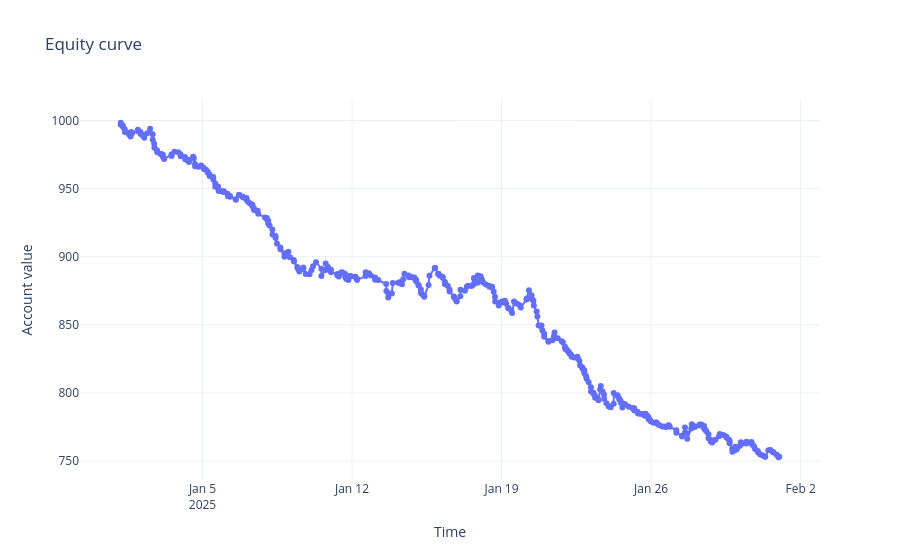
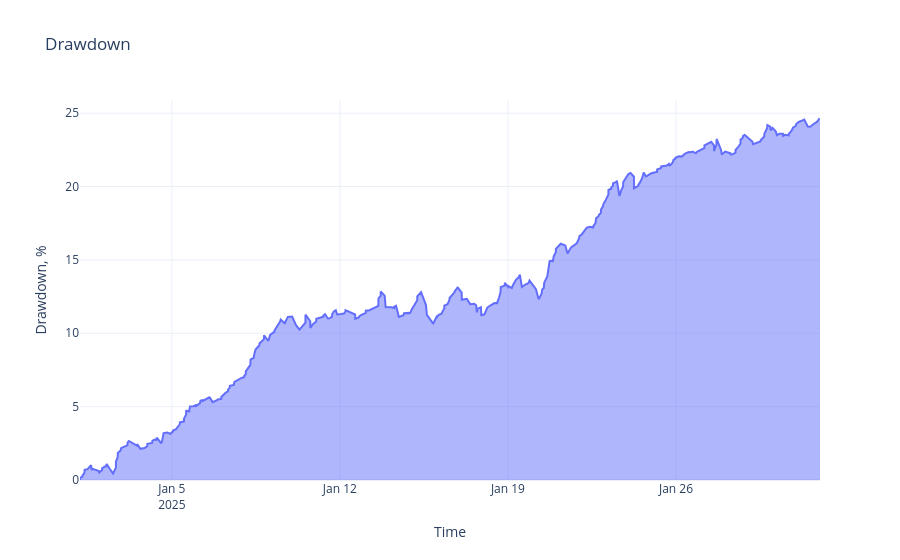
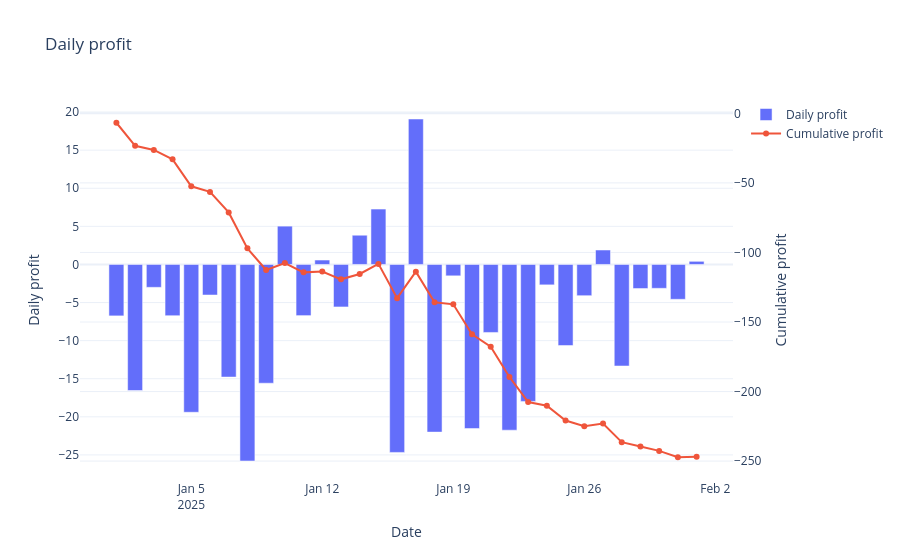
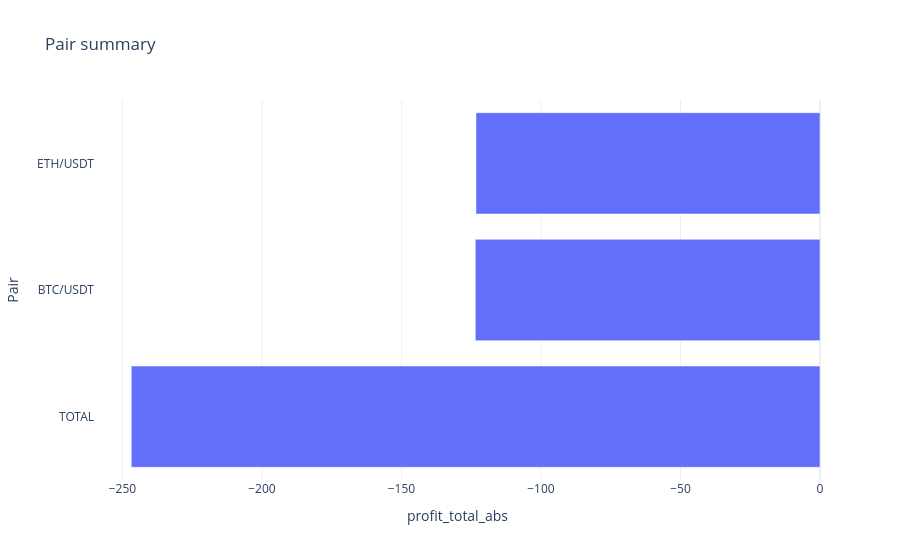

The cell these charts' notebook holds for them, in order:
### Markdown cell above
## 6. Visualize the backtest

### Code cell
dashboard["figures"]["equity"].show()
dashboard["figures"]["drawdown"].show()
dashboard["figures"]["daily_profit"].show()
dashboard["figures"]["pair_summary"].show()

### Figure 1 — Plotly figure (JSON) as saved in the notebook; plotly's stock layout.template omitted (floating-point values rounded to 4 significant figures; data arrays with more than 128 entries replaced by an {"elided": "..."} marker saying what was removed)
{"data": [{"mode": "lines+markers", "name": "Equity", "x": {"elided": "395 str values"}, "y": {"elided": "395 float values"}, "type": "scatter"}], "layout": {"title": {"text": "Equity curve"}, "xaxis": {"title": {"text": "Time"}}, "yaxis": {"title": {"text": "Account value"}}, "hovermode": "x unified"}}

### Figure 2 — Plotly figure (JSON) as saved in the notebook; plotly's stock layout.template omitted (floating-point values rounded to 4 significant figures; data arrays with more than 128 entries replaced by an {"elided": "..."} marker saying what was removed)
{"data": [{"fill": "tozeroy", "mode": "lines", "name": "Drawdown", "x": {"elided": "395 str values"}, "y": {"elided": "395 float values"}, "type": "scatter"}], "layout": {"title": {"text": "Drawdown"}, "xaxis": {"title": {"text": "Time"}}, "yaxis": {"title": {"text": "Drawdown, %"}}, "hovermode": "x unified"}}

### Figure 3 — Plotly figure (JSON) as saved in the notebook; plotly's stock layout.template omitted (floating-point values rounded to 4 significant figures)
{"data": [{"name": "Daily profit", "x": ["2025-01-01T00:00:00.000", "2025-01-02T00:00:00.000", "2025-01-03T00:00:00.000", "2025-01-04T00:00:00.000", "2025-01-05T00:00:00.000", "2025-01-06T00:00:00.000", "2025-01-07T00:00:00.000", "2025-01-08T00:00:00.000", "2025-01-09T00:00:00.000", "2025-01-10T00:00:00.000", "2025-01-11T00:00:00.000", "2025-01-12T00:00:00.000", "2025-01-13T00:00:00.000", "2025-01-14T00:00:00.000", "2025-01-15T00:00:00.000", "2025-01-16T00:00:00.000", "2025-01-17T00:00:00.000", "2025-01-18T00:00:00.000", "2025-01-19T00:00:00.000", "2025-01-20T00:00:00.000", "2025-01-21T00:00:00.000", "2025-01-22T00:00:00.000", "2025-01-23T00:00:00.000", "2025-01-24T00:00:00.000", "2025-01-25T00:00:00.000", "2025-01-26T00:00:00.000", "2025-01-27T00:00:00.000", "2025-01-28T00:00:00.000", "2025-01-29T00:00:00.000", "2025-01-30T00:00:00.000", "2025-01-31T00:00:00.000", "2025-02-01T00:00:00.000"], "y": [-6.753, -16.55, -3.006, -6.731, -19.41, -4.013, -14.78, -25.8, -15.59, 5.028, -6.717, 0.5794, -5.581, 3.835, 7.271, -24.67, 19.09, -22.01, -1.496, -21.54, -8.927, -21.75, -17.98, -2.68, -10.65, -4.102, 1.894, -13.33, -3.16, -3.134, -4.577, 0.4101], "type": "bar"}, {"mode": "lines+markers", "name": "Cumulative profit", "x": ["2025-01-01T00:00:00.000", "2025-01-02T00:00:00.000", "2025-01-03T00:00:00.000", "2025-01-04T00:00:00.000", "2025-01-05T00:00:00.000", "2025-01-06T00:00:00.000", "2025-01-07T00:00:00.000", "2025-01-08T00:00:00.000", "2025-01-09T00:00:00.000", "2025-01-10T00:00:00.000", "2025-01-11T00:00:00.000", "2025-01-12T00:00:00.000", "2025-01-13T00:00:00.000", "2025-01-14T00:00:00.000", "2025-01-15T00:00:00.000", "2025-01-16T00:00:00.000", "2025-01-17T00:00:00.000", "2025-01-18T00:00:00.000", "2025-01-19T00:00:00.000", "2025-01-20T00:00:00.000", "2025-01-21T00:00:00.000", "2025-01-22T00:00:00.000", "2025-01-23T00:00:00.000", "2025-01-24T00:00:00.000", "2025-01-25T00:00:00.000", "2025-01-26T00:00:00.000", "2025-01-27T00:00:00.000", "2025-01-28T00:00:00.000", "2025-01-29T00:00:00.000", "2025-01-30T00:00:00.000", "2025-01-31T00:00:00.000", "2025-02-01T00:00:00.000"], "y": [-6.753, -23.31, -26.31, -33.04, -52.45, -56.46, -71.24, -97.04, -112.6, -107.6, -114.3, -113.7, -119.3, -115.5, -108.2, -132.9, -113.8, -135.8, -137.3, -158.8, -167.8, -189.5, -207.5, -210.2, -220.8, -224.9, -223.0, -236.4, -239.5, -242.7, -247.2, -246.8], "yaxis": "y2", "type": "scatter"}], "layout": {"yaxis2": {"title": {"text": "Cumulative profit"}, "overlaying": "y", "side": "right"}, "title": {"text": "Daily profit"}, "xaxis": {"title": {"text": "Date"}}, "yaxis": {"title": {"text": "Daily profit"}}, "hovermode": "x unified"}}

### Figure 4 — Plotly figure (JSON) as saved in the notebook; plotly's stock layout.template omitted (floating-point values rounded to 4 significant figures)
{"data": [{"name": "Profit", "orientation": "h", "x": [-246.8, -123.5, -123.3], "y": ["TOTAL", "BTC/USDT", "ETH/USDT"], "type": "bar"}], "layout": {"title": {"text": "Pair summary"}, "xaxis": {"title": {"text": "profit_total_abs"}}, "yaxis": {"title": {"text": "Pair"}}}}
